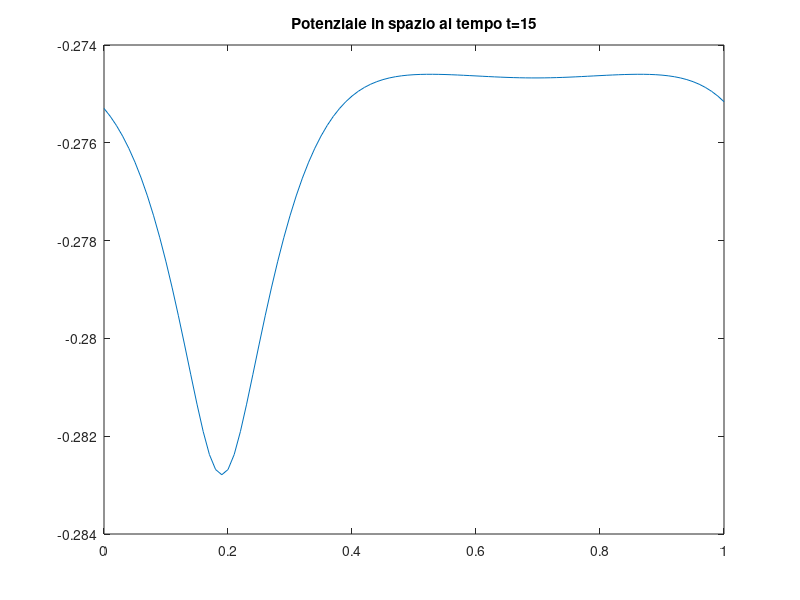
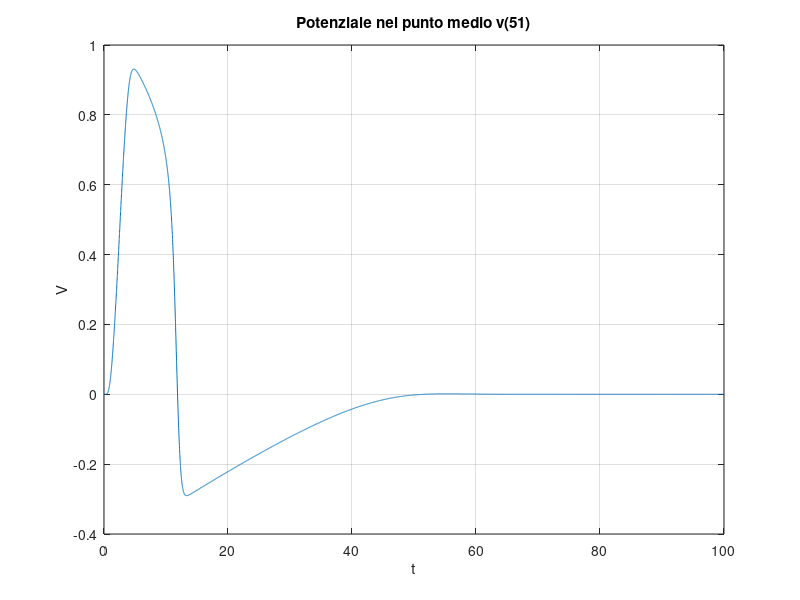
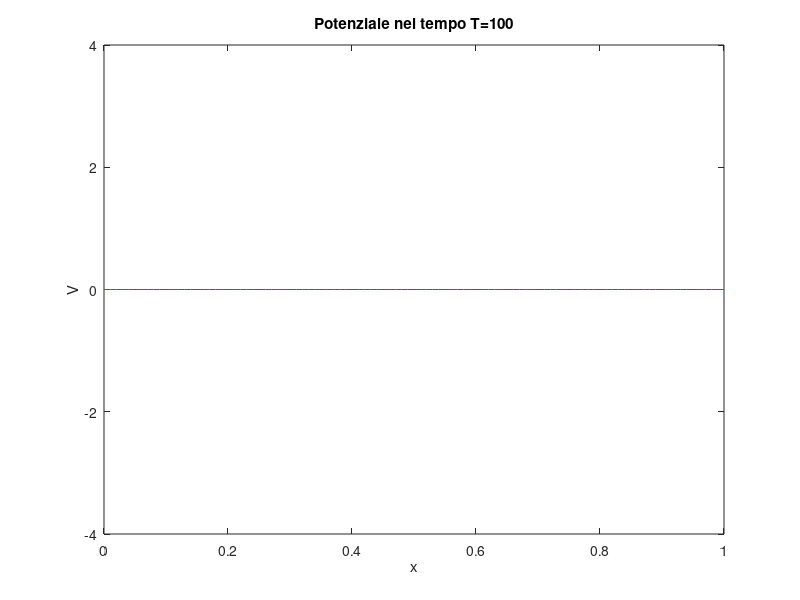

Write the MATLAB code that produced these figures, in order.
clear
close all
clc


%MODELLO FHN IN 1D
%PROPAGAZIONE DEL POTENZIALE D'AZIONE LUNGO UNA FIBRA
% Vt - sigma*Vxx = b*V*(V-beta)*(delta - V) - c*W + I_app 
% Wt = e * (V-gamma*W)
%SISTEMA LINEARIZZATO (I/dt+sigma*A) * V_k+1 = I/dt * V_k + F_k

x0=0;
x1=1;

T=100;
sigma=0.01;
b=4;
c=1;
beta=0.1;
delta=1;
gamma=0.25;
e=0.1;

%Valori iniziali nel tempo v(x,0) e w(x,0)
v_0=0;
w_0=0;

%Dati di Neumann (derivate nello spazio al bordo)
BC1=0;
BC2=0;

h=1/100;
delta_t=1/100; 
m=T/delta_t;

t=0:delta_t:T; %definisco la mesh in tempo
x=x0:h:x1; %definisco la mesh in spazio

I_app=zeros(length(x),1);
stimolo=10;
Tstim=1;
% Iapp2 = -200;
% Tstim2 = 10;

v_k=zeros(length(t),length(x));
v_k(1,:)=v_0; 
w_k=zeros(length(t),length(x));
w_k(1,:)=w_0;

N=1/h+1; %calcolo il numero di punti
A=(1/h^2)*( 2*diag(ones(N,1))-diag(ones(N-1,1),1)-diag(ones(N-1,1),-1) );
% A(1,2)=-2*(1/h^2);
% A(end,end-1)=-2*(1/h^2);
A(1,end) = -(1/h^2);
A(end,1) = -(1/h^2);
I=eye(N,N);
AA=(I/delta_t + sigma*A);

%%
for k=2:length(t)
    
   if t(k)<Tstim
        I_app(18:22)=stimolo;       
    else
        I_app(18:22)=0;      
   end
    
    v_n=v_k(k-1,:)'; % V all'istante precedente
    w_n=w_k(k-1,:)'; % W all'istante precedente
    F=(I/delta_t)*v_n + b*v_n.*(v_n-beta).*(delta-v_n) - c*w_n + I_app;
    F(1)=F(1)+BC1/h^2;
    F(end)=F(end)+BC2/h^2;
    v_appr=AA\F;
    v_k(k,:)=v_appr; 
    w_k(k,:)= (delta_t/(1+delta_t*e*gamma)) * ( 1/delta_t *w_n + e * v_n);
    
end               


%% PLOT

% figure()
% mesh(x,t,v_k)
% xlabel('x')
% ylabel('t')
% title('Plot 3D della soluzione approssimata')


time=find(t==15);

figure(1)
plot(x, v_k(time,:)) 
title('Potenziale in spazio al tempo t=15')

figure(2)
plot(t,v_k(:,51))
xlabel('t')
ylabel('V')
title('Potenziale nel punto medio v(51)')
grid on

figure()
for j=1:20:length(t)
   plot(x , v_k(j,:) )
   xlim([0,1])
   ylim([-4,4])
   xlabel('x')
   ylabel('V')
   title(['Potenziale nel tempo T=',num2str(t(j))])
   drawnow
end


